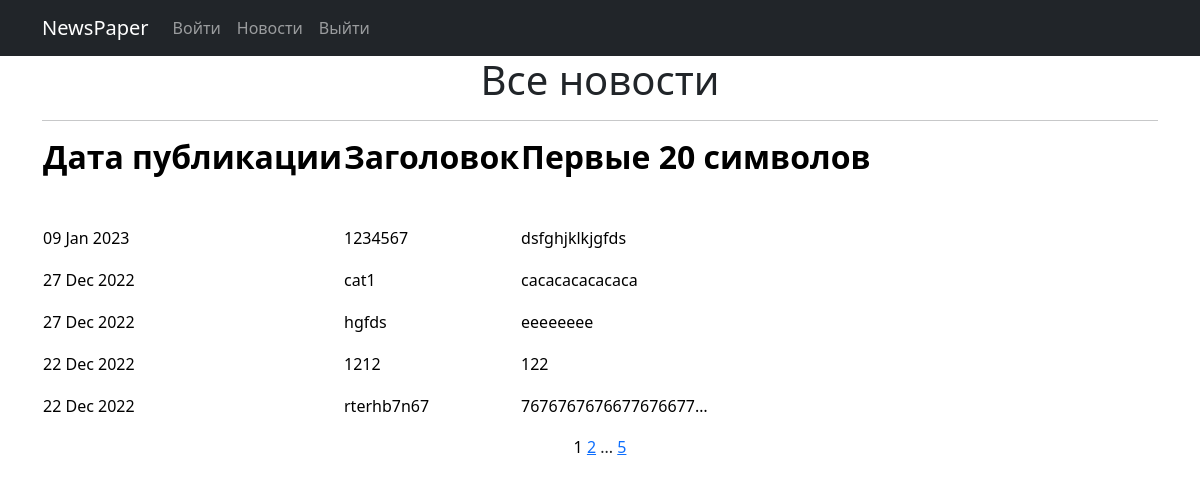
The page /news/news_lk (signed in) on the database its author committed.
### news/models.py (models this page shows, shortened)
class Post(models.Model):
    news = "NS"
    papers = "PP"
    event_choose = [(news, "Новость"), (papers, "Статья")]
    post_author = models.ForeignKey(Author, on_delete=models.CASCADE)
    categories = models.ManyToManyField(Category, through=PostCategory)
    time_in_post = models.DateTimeField(auto_now_add=True)
    event = models.CharField(choices=event_choose, max_length=2)
    title = models.CharField(max_length=199)
    post_text = models.TextField()
    post_rating = models.IntegerField(default=0)

### news/views.py (the view)
# urls.py: path('news_lk', PostList_lk.as_view(template_name='news_lk.html'), name='news_list_lk'),
class PostList_lk(LoginRequiredMixin, ListView):
    model = Post
    ordering = '-time_in_post'
    template_name = 'news_lk.html'
    context_object_name = 'post'
    paginate_by = 5
    def get_queryset(self):
        queryset = super().get_queryset()
        self.filterset = PostFilter(self.request.GET, queryset)
        return self.filterset.qs
    def get_context_data(self, **kwargs):
        context = super().get_context_data(**kwargs)
        context['is_not_authors'] = not self.request.user.groups.filter(name='authors').exists()
        return context

### templates/news_lk.html (shortened to what this page needs)
{% extends 'flatpages/default.html' %}
{% block content %}
   <h1>Все новости</h1>
   <hr>
    <span style="color: #000000;">
   {% if post %}
       <table>
           <tr>
               <td><h2><strong>Дата публикации</strong></h2><p>&nbsp;</p></td>
               <td><h2><strong>Заголовок</strong></h2><p>&nbsp;</p></td>
               <td><h2><strong>Первые 20 символов</strong></h2><p>&nbsp;</p></td>
           </tr>
           {% for postss in post %}
               <td><p style="text-align: justify;">{{ postss.time_in_post|date:'d M Y'  }}</p></td>
               <td><p style="text-align: justify;">{{ postss.title}}</p></td>
               <td><p style="text-align: justify;">{{ postss.post_text|truncatechars:20 }}</p></td>
           {% endfor %}
      </table>
   {% else %}
       <h2>Новостей нет!</h2>
   {% endif %}</span>
   <span style="color: #000000;">{{ page_obj.number }}</span>
   {% if page_obj.has_next %}
       <a href="?page={{ page_obj.next_page_number }}">{{ page_obj.next_page_number }}</a>
       {% if paginator.num_pages != page_obj.next_page_number %}
           ...
           <a href="?page={{ page_obj.paginator.num_pages }}">{{ page_obj.paginator.num_pages }}</a>
       {% endif %}
   {% endif %}
{% endblock content %}

### rows shown on the page
Post: time_in_post "09 Jan 2023", title "1234567", post_text "dsfghjklkjgfds"
Post: time_in_post "27 Dec 2022", title "cat1", post_text "cacacacacacaca"
Post: time_in_post "27 Dec 2022", title "hgfds", post_text "eeeeeeee"
Post: time_in_post "22 Dec 2022", title "1212", post_text "122"
Post: time_in_post "22 Dec 2022", title "rterhb7n67", post_text "7676767676677676677…"

### other values the page prints
{{ page_obj.number }} "1"
{{ page_obj.next_page_number }} "2"
{{ page_obj.paginator.num_pages }} "5"
